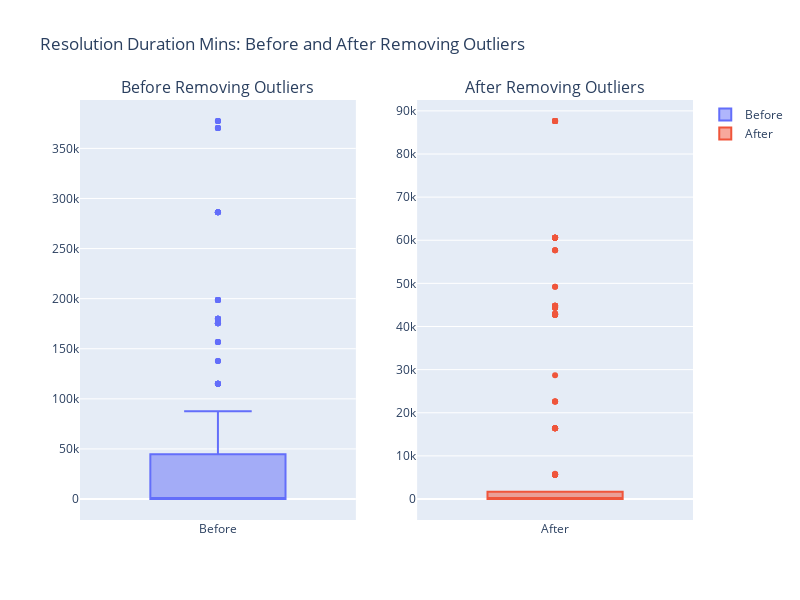

The code cell stored with this chart in its notebook:
### Markdown cell above
Below, we create a subplot with two side-by-side box plots using Plotly, comparing the 'ResolutionDurationMins' column in the DataFrame `df` before and after filtering out outliers. 

The first plot visualizes the original, unfiltered data, and the second shows the data post-outlier removal. 

This visual comparison helps in assessing the impact of the outlier removal process on the distribution of the 'ResolutionDurationMins' values.

### Code cell
# Create a subplot with 1 row and 2 columns
fig = make_subplots(rows=1, cols=2, subplot_titles=('Before Removing Outliers', 'After Removing Outliers'))

# Box plot for the unfiltered DataFrame
fig.add_trace(go.Box(y=df['ResolutionDurationMins'], name='Before'), row=1, col=1)

# Box plot for the filtered DataFrame
fig.add_trace(go.Box(y=df_filtered['ResolutionDurationMins'], name='After'), row=1, col=2)

# Update layout
fig.update_layout(height=600, width=800, title_text='Resolution Duration Mins: Before and After Removing Outliers')
fig.show()

### Figure 1 — Plotly figure (JSON) as saved in the notebook; plotly's stock layout.template omitted (floating-point values rounded to 4 significant figures; data arrays with more than 128 entries replaced by an {"elided": "..."} marker saying what was removed)
{"data": [{"name": "Before", "type": "box", "xaxis": "x", "y": {"elided": "392 float values"}, "yaxis": "y"}, {"name": "After", "type": "box", "xaxis": "x2", "y": {"elided": "331 float values"}, "yaxis": "y2"}], "layout": {"annotations": [{"font": {"size": 16}, "showarrow": false, "text": "Before Removing Outliers", "x": 0.225, "xanchor": "center", "xref": "paper", "y": 1, "yanchor": "bottom", "yref": "paper"}, {"font": {"size": 16}, "showarrow": false, "text": "After Removing Outliers", "x": 0.775, "xanchor": "center", "xref": "paper", "y": 1, "yanchor": "bottom", "yref": "paper"}], "height": 600, "title": {"text": "Resolution Duration Mins: Before and After Removing Outliers"}, "width": 800, "xaxis": {"anchor": "y", "domain": [0, 0.45]}, "xaxis2": {"anchor": "y2", "domain": [0.55, 1]}, "yaxis": {"anchor": "x", "domain": [0, 1]}, "yaxis2": {"anchor": "x2", "domain": [0, 1]}}}
